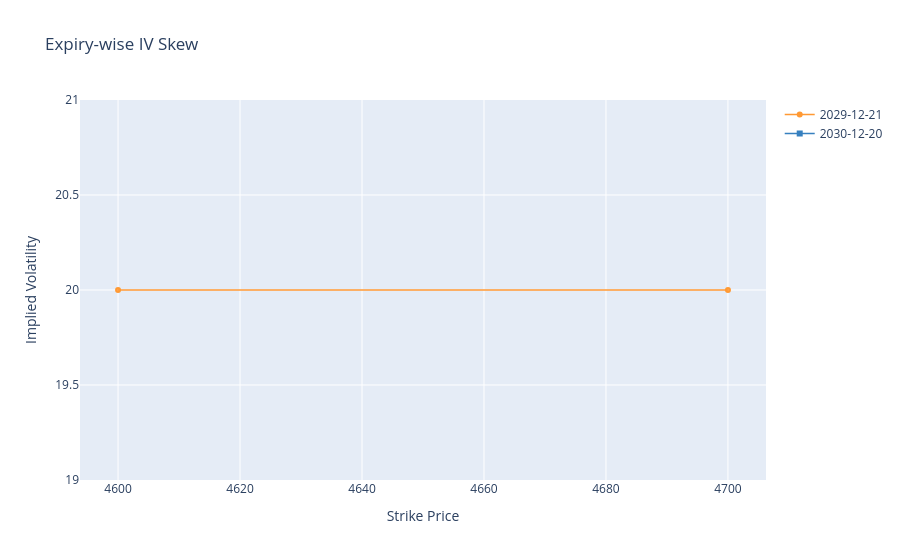

The notebook cell this image was saved under:
### Code cell
call_vols[:4750].iplot(
    mode='lines+markers',
    symbol=['circle-dot', 'square'],
    size=6,
    layout=dict(
        title='Expiry-wise IV Skew',
        xaxis=dict(title='Strike Price'),
        yaxis=dict(title='Implied Volatility')
    )
)

### Figure 1 — Plotly figure (JSON) as saved in the notebook; plotly's stock layout.template omitted (floating-point values rounded to 4 significant figures)
{"data": [{"line": {"color": "rgba(255, 153, 51, 1.0)", "dash": "solid", "shape": "linear", "width": 1.3}, "marker": {"size": 6, "symbol": "circle-dot"}, "mode": "lines+markers", "name": "2029-12-21", "text": "", "type": "scatter", "x": [4600.0, 4700.0], "y": [20.0, 20.0]}, {"line": {"color": "rgba(55, 128, 191, 1.0)", "dash": "solid", "shape": "linear", "width": 1.3}, "marker": {"size": 6, "symbol": "square"}, "mode": "lines+markers", "name": "2030-12-20", "text": "", "type": "scatter", "x": [4600.0, 4700.0], "y": ["", ""]}], "layout": {"title": {"text": "Expiry-wise IV Skew"}, "xaxis": {"title": {"text": "Strike Price"}}, "yaxis": {"title": {"text": "Implied Volatility"}}}}
